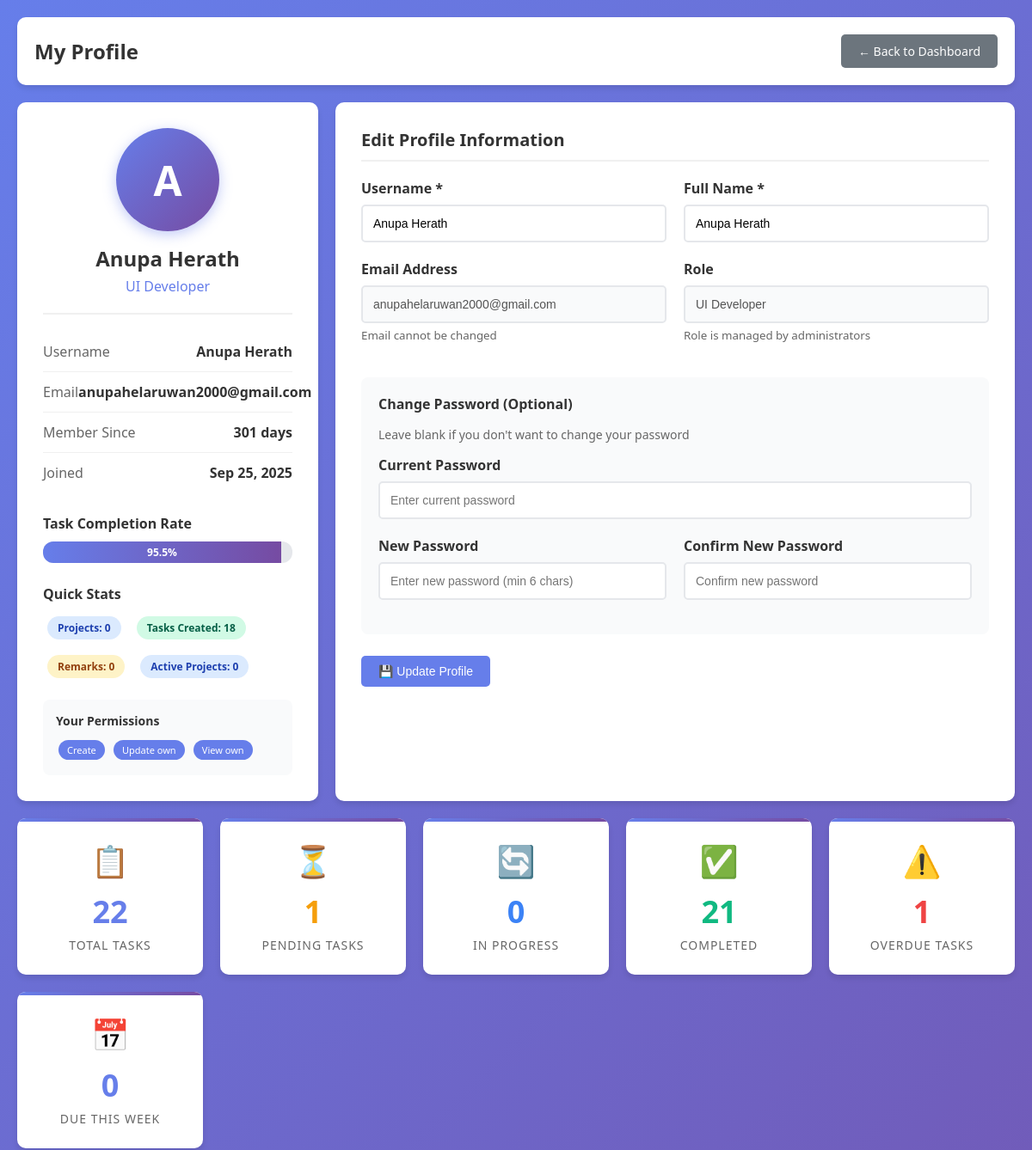
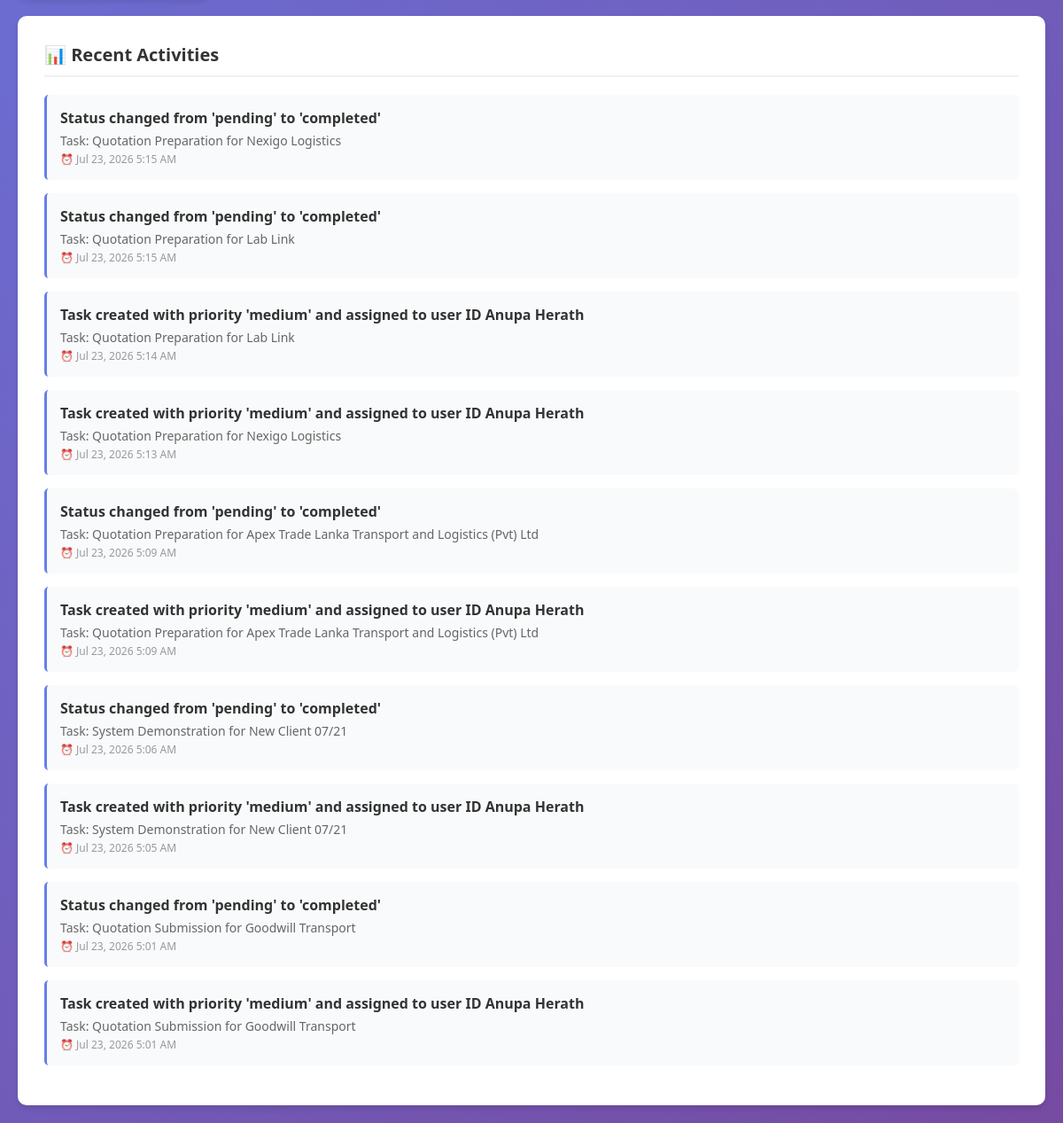
Page /profile.php (signed in) on the committed database (2 pictures, top to bottom).
### tables this page shows
CREATE TABLE `users` (
  `id` int(11) NOT NULL,
  `username` varchar(50) NOT NULL,
  `password` varchar(255) NOT NULL,
  `full_name` varchar(100) NOT NULL,
  `role` enum('Business Analyst','UI Developer','Intern Web Developer','Associate Web Developer','Senior Web Developer','Team Lead','Assistant Manager','Manager') NOT NULL,
  `email` varchar(100) DEFAULT NULL,
  `created_at` timestamp NOT NULL DEFAULT CURRENT_TIMESTAMP
);

CREATE TABLE `task_history` (
  `id` int(11) NOT NULL,
  `task_id` int(11) NOT NULL,
  `action` varchar(100) NOT NULL,
  `performed_by` int(11) NOT NULL,
  `performed_at` timestamp NOT NULL DEFAULT CURRENT_TIMESTAMP
);

CREATE TABLE `tasks` (
  `id` int(11) NOT NULL,
  `title` varchar(200) NOT NULL,
  `description` text,
  `assigned_to` int(11) NOT NULL,
  `created_by` int(11) NOT NULL,
  `status` enum('pending','in_progress','completed') DEFAULT 'pending',
  `priority` varchar(255) NOT NULL,
  `due_date` date DEFAULT NULL,
  `created_at` timestamp NOT NULL DEFAULT CURRENT_TIMESTAMP,
  `updated_at` timestamp NOT NULL DEFAULT CURRENT_TIMESTAMP ON UPDATE CURRENT_TIMESTAMP
);

### config.php (called while the page is built, shortened)
<?php
$rolePermissions = [
    'Manager' => ['create', 'assign', 'reassign', 'view_all', 'update_status'],
    'Assistant Manager' => ['create', 'assign', 'reassign', 'view_all', 'update_status'],
    'Team Lead' => ['create', 'assign', 'reassign', 'view_all', 'update_status'],
    'Senior Web Developer' => ['create','update_own', 'view_own'],
    'Associate Web Developer' => ['create','update_own', 'view_own'],
    'Intern Web Developer' => ['create','update_own', 'view_own'],
    'UI Developer' => ['create','update_own', 'view_own'],
    'Business Analyst' => ['create','update_own', 'view_own']
];
?>

### profile.php (the view, shortened to what this page needs)
<?php
require_once 'config.php';
$user_id = $_SESSION['user_id'];
$query = "SELECT * FROM users WHERE id = :user_id";
$stmt = $pdo->prepare($query);
$stmt->bindParam(':user_id', $user_id);
$stmt->execute();
$user = $stmt->fetch(PDO::FETCH_ASSOC);
$query = "SELECT
    COUNT(*) as total_tasks,
    SUM(CASE WHEN status = 'pending' THEN 1 ELSE 0 END) as pending_tasks,
    SUM(CASE WHEN status = 'in_progress' THEN 1 ELSE 0 END) as in_progress_tasks,
    SUM(CASE WHEN status = 'completed' THEN 1 ELSE 0 END) as completed_tasks
FROM tasks WHERE assigned_to = :user_id";
$stmt = $pdo->prepare($query);
$stmt->bindParam(':user_id', $user_id);
$stmt->execute();
$task_stats = $stmt->fetch(PDO::FETCH_ASSOC);
$query = "SELECT COUNT(*) as tasks_created FROM tasks WHERE created_by = :user_id";
$stmt = $pdo->prepare($query);
$stmt->bindParam(':user_id', $user_id);
$stmt->execute();
$created_stats = $stmt->fetch(PDO::FETCH_ASSOC);
$query = "SELECT COUNT(*) as overdue_tasks
FROM tasks
WHERE assigned_to = :user_id
AND due_date < CURDATE()
AND status != 'completed'";
$stmt = $pdo->prepare($query);
$stmt->bindParam(':user_id', $user_id);
$stmt->execute();
$overdue_stats = $stmt->fetch(PDO::FETCH_ASSOC);
$query = "SELECT COUNT(*) as upcoming_tasks
FROM tasks
WHERE assigned_to = :user_id
AND due_date BETWEEN CURDATE() AND DATE_ADD(CURDATE(), INTERVAL 7 DAY)
AND status != 'completed'";
$stmt = $pdo->prepare($query);
$stmt->bindParam(':user_id', $user_id);
$stmt->execute();
$upcoming_stats = $stmt->fetch(PDO::FETCH_ASSOC);
$query = "SELECT COUNT(*) as total_projects FROM projects WHERE created_by = :user_id";
$stmt = $pdo->prepare($query);
$stmt->bindParam(':user_id', $user_id);
$stmt->execute();
$project_stats = $stmt->fetch(PDO::FETCH_ASSOC);
$query = "SELECT th.*, t.title as task_title
FROM task_history th
LEFT JOIN tasks t ON th.task_id = t.id
WHERE th.performed_by = :user_id
ORDER BY th.performed_at DESC
LIMIT 10";
$stmt = $pdo->prepare($query);
$stmt->bindParam(':user_id', $user_id);
$stmt->execute();
$recent_activities = $stmt->fetchAll(PDO::FETCH_ASSOC);
$query = "SELECT COUNT(*) as remarks_count FROM task_remarks WHERE created_by = :user_id";
$stmt = $pdo->prepare($query);
$stmt->bindParam(':user_id', $user_id);
$stmt->execute();
$remarks_stats = $stmt->fetch(PDO::FETCH_ASSOC);
$query = "SELECT COUNT(*) as active_projects
FROM projects
WHERE (created_by = :user_id OR sales_officer LIKE CONCAT('%', (SELECT username FROM users WHERE id = :user_id2), '%'))
AND status != 'completed'";
$stmt = $pdo->prepare($query);
$stmt->bindParam(':user_id', $user_id);
$stmt->bindParam(':user_id2', $user_id);
$stmt->execute();
$active_projects = $stmt->fetch(PDO::FETCH_ASSOC);
$completion_rate = $task_stats['total_tasks'] > 0
    ? round(($task_stats['completed_tasks'] / $task_stats['total_tasks']) * 100, 1)
    : 0;
$member_since = new DateTime($user['created_at']);
$today = new DateTime();
$days_member = $today->diff($member_since)->days;
$user_permissions = isset($rolePermissions[$user['role']]) ? $rolePermissions[$user['role']] : [];
?>
<!DOCTYPE html>
<html lang="en">
<head>
</head>
<body>
    <div class="container">
        <div class="header">
            <h1>My Profile</h1>
            <a href="dashboard.php" class="btn btn-secondary">← Back to Dashboard</a>
        </div>
        <div class="profile-grid">
            <div class="profile-card">
                <div class="profile-header">
                    <div class="profile-avatar">
                        <?php echo strtoupper(substr($user['full_name'], 0, 1)); ?>
                    </div>
                    <div class="profile-name"><?php echo htmlspecialchars($user['full_name']); ?></div>
                    <div class="profile-role"><?php echo htmlspecialchars($user['role']); ?></div>
                </div>
                <div class="profile-info">
                    <div class="info-item">
                        <span class="info-label">Username</span>
                        <span class="info-value"><?php echo htmlspecialchars($user['username']); ?></span>
                    </div>
                    <div class="info-item">
                        <span class="info-label">Email</span>
                        <span class="info-value"><?php echo htmlspecialchars($user['email']); ?></span>
                    </div>
                    <div class="info-item">
                        <span class="info-label">Member Since</span>
                        <span class="info-value"><?php echo $days_member; ?> days</span>
                    </div>
                    <div class="info-item">
                        <span class="info-label">Joined</span>
                        <span class="info-value"><?php echo date('M d, Y', strtotime($user['created_at'])); ?></span>
                    </div>
                </div>
                <div style="margin-top: 25px;">
                    <div style="font-weight: 600; margin-bottom: 8px; color: #333;">Task Completion Rate</div>
                    <div class="progress-bar">
                        <div class="progress-fill" style="width: <?php echo $completion_rate; ?>%;">
                            <?php echo $completion_rate; ?>%
                        </div>
                    </div>
                </div>
                <div style="margin-top: 25px;">
                    <div style="font-weight: 600; margin-bottom: 10px; color: #333;">Quick Stats</div>
                    <div style="display: flex; flex-wrap: wrap; gap: 8px;">
                        <span class="badge badge-primary">Projects: <?php echo $project_stats['total_projects']; ?></span>
                        <span class="badge badge-success">Tasks Created: <?php echo $created_stats['tasks_created']; ?></span>
                        <span class="badge badge-warning">Remarks: <?php echo $remarks_stats['remarks_count']; ?></span>
                        <span class="badge badge-primary">Active Projects: <?php echo $active_projects['active_projects']; ?></span>
                    </div>
                </div>
                <?php if (!empty($user_permissions)): ?>
                <div class="permissions-box">
                    <h4>Your Permissions</h4>
                    <div>
                        <?php foreach ($user_permissions as $permission): ?>
                            <span class="permission-tag"><?php echo str_replace('_', ' ', ucfirst($permission)); ?></span>
                        <?php endforeach; ?>
                    </div>
                </div>
                <?php endif; ?>
            </div>
            <div class="content-section">
                <h2 class="section-title">Edit Profile Information</h2>
                <form method="POST">
                    <div class="form-row">
                        <div class="form-group">
                            <label for="username">Username *</label>
                            <input type="text" id="username" name="username" value="<?php echo htmlspecialchars($user['username']); ?>" required>
                        </div>
                        <div class="form-group">
                            <label for="full_name">Full Name *</label>
                            <input type="text" id="full_name" name="full_name" value="<?php echo htmlspecialchars($user['full_name']); ?>" required>
                        </div>
                    </div>
                    <div class="form-row">
                        <div class="form-group">
                            <label for="email">Email Address</label>
                            <input type="email" id="email" value="<?php echo htmlspecialchars($user['email']); ?>" disabled>
                            <small style="color: #666; display: block; margin-top: 5px;">Email cannot be changed</small>
                        </div>
                        <div class="form-group">
                            <label for="role">Role</label>
                            <input type="text" id="role" value="<?php echo htmlspecialchars($user['role']); ?>" disabled>
                            <small style="color: #666; display: block; margin-top: 5px;">Role is managed by administrators</small>
                        </div>
                    </div>
                    <div class="password-section">
                        <h4>Change Password (Optional)</h4>
                        <p style="color: #666; font-size: 14px; margin-bottom: 15px;">Leave blank if you don't want to change your password</p>
                        <div class="form-group">
                            <label for="current_password">Current Password</label>
                            <input type="password" id="current_password" name="current_password" placeholder="Enter current password">
                        </div>
                        <div class="form-row">
                            <div class="form-group">
                                <label for="new_password">New Password</label>
                                <input type="password" id="new_password" name="new_password" placeholder="Enter new password (min 6 chars)">
                            </div>
                            <div class="form-group">
                                <label for="confirm_password">Confirm New Password</label>
                                <input type="password" id="confirm_password" name="confirm_password" placeholder="Confirm new password">
                            </div>
                        </div>
                    </div>
                    <div style="margin-top: 25px;">
                        <button type="submit" name="update_profile" class="btn">💾 Update Profile</button>
                    </div>
                </form>
            </div>
        </div>
        <div class="stats-grid">
            <div class="stat-card primary">
                <div class="stat-icon">📋</div>
                <div class="stat-value"><?php echo $task_stats['total_tasks']; ?></div>
                <div class="stat-label">Total Tasks</div>
            </div>
            <div class="stat-card warning">
                <div class="stat-icon">⏳</div>
                <div class="stat-value"><?php echo $task_stats['pending_tasks']; ?></div>
                <div class="stat-label">Pending Tasks</div>
            </div>
            <div class="stat-card info">
                <div class="stat-icon">🔄</div>
                <div class="stat-value"><?php echo $task_stats['in_progress_tasks']; ?></div>
                <div class="stat-label">In Progress</div>
            </div>
            <div class="stat-card success">
                <div class="stat-icon">✅</div>
                <div class="stat-value"><?php echo $task_stats['completed_tasks']; ?></div>
                <div class="stat-label">Completed</div>
            </div>
            <div class="stat-card danger">
                <div class="stat-icon">⚠️</div>
                <div class="stat-value"><?php echo $overdue_stats['overdue_tasks']; ?></div>
                <div class="stat-label">Overdue Tasks</div>
            </div>
            <div class="stat-card primary">
                <div class="stat-icon">📅</div>
                <div class="stat-value"><?php echo $upcoming_stats['upcoming_tasks']; ?></div>
                <div class="stat-label">Due This Week</div>
            </div>
        </div>
        <div class="content-section">
            <h2 class="section-title">📊 Recent Activities</h2>
            <?php if (count($recent_activities) > 0): ?>
                <ul class="activity-list">
                    <?php foreach ($recent_activities as $activity): ?>
                        <li class="activity-item">
                            <div class="activity-action"><?php echo htmlspecialchars($activity['action']); ?></div>
                            <div class="activity-details">Task: <?php echo htmlspecialchars($activity['task_title']); ?></div>
                            <div class="activity-time">⏰ <?php echo date('M d, Y g:i A', strtotime($activity['performed_at'])); ?></div>
                        </li>
                    <?php endforeach; ?>
                </ul>
            <?php else: ?>
                <p style="color: #666; text-align: center; padding: 40px 0;">No recent activities found.</p>
            <?php endif; ?>
        </div>
    </div>
</body>
</html>

### rows in the picture
users: full_name "A", full_name "Anupa Herath", role "UI Developer", username "Anupa Herath", email "anupahelaruwan2000@gmail.com", created_at "Sep 25, 2025", role "Create", role "Update own", role "View own"
task_history: action "Status changed from 'pending' to 'completed'", task.title "Quotation Preparation for Nexigo Logistics", performed_at "Jul 23, 2026 5:15 AM"
task_history: action "Status changed from 'pending' to 'completed'", task.title "Quotation Preparation for Lab Link", performed_at "Jul 23, 2026 5:15 AM"
task_history: action "Task created with priority 'medium' and assigned to user ID Anupa Herath", task.title "Quotation Preparation for Lab Link", performed_at "Jul 23, 2026 5:14 AM"
task_history: action "Task created with priority 'medium' and assigned to user ID Anupa Herath", task.title "Quotation Preparation for Nexigo Logistics", performed_at "Jul 23, 2026 5:13 AM"
task_history: action "Status changed from 'pending' to 'completed'", task.title "Quotation Preparation for Apex Trade Lanka Transport and Logistics (Pvt) Ltd", performed_at "Jul 23, 2026 5:09 AM"
task_history: action "Task created with priority 'medium' and assigned to user ID Anupa Herath", task.title "Quotation Preparation for Apex Trade Lanka Transport and Logistics (Pvt) Ltd", performed_at "Jul 23, 2026 5:09 AM"
task_history: action "Status changed from 'pending' to 'completed'", task.title "System Demonstration for New Client 07/21", performed_at "Jul 23, 2026 5:06 AM"
task_history: action "Task created with priority 'medium' and assigned to user ID Anupa Herath", task.title "System Demonstration for New Client 07/21", performed_at "Jul 23, 2026 5:05 AM"
task_history: action "Status changed from 'pending' to 'completed'", task.title "Quotation Submission for Goodwill Transport", performed_at "Jul 23, 2026 5:01 AM"
task_history: action "Task created with priority 'medium' and assigned to user ID Anupa Herath", task.title "Quotation Submission for Goodwill Transport", performed_at "Jul 23, 2026 5:01 AM"

### other values in the picture
$completion_rate "95.5"
$project_stats['total_projects'] "0"
$created_stats['tasks_created'] "18"
$remarks_stats['remarks_count'] "0"
$active_projects['active_projects'] "0"
$task_stats['total_tasks'] "22"
$task_stats['pending_tasks'] "1"
$task_stats['in_progress_tasks'] "0"
$task_stats['completed_tasks'] "21"
$overdue_stats['overdue_tasks'] "1"
$upcoming_stats['upcoming_tasks'] "0"
